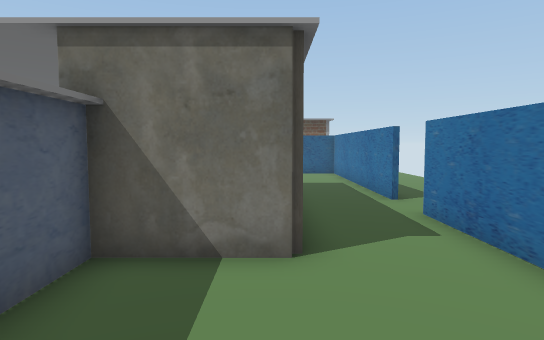
View 1 (above)

16 first-person views from a walk through a Unity game level. The camera is 1.5 m above the floor, tilts 4° down and sees 75° across. The floor is counted in squares, 1 m on a side. Each view is taken from the middle of a square. On the plan, view 1 faces up. The plan holds only what a view shows up to about 16 squares ahead; the rest is blank. The player is left out. Some surface patterns are stand-ins.

View 2
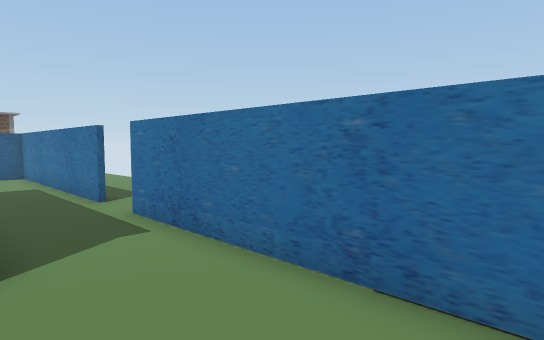

View 3
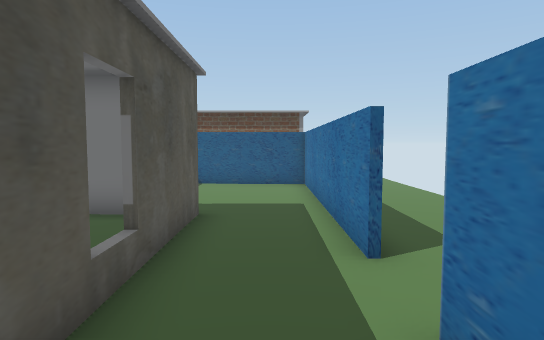

View 4
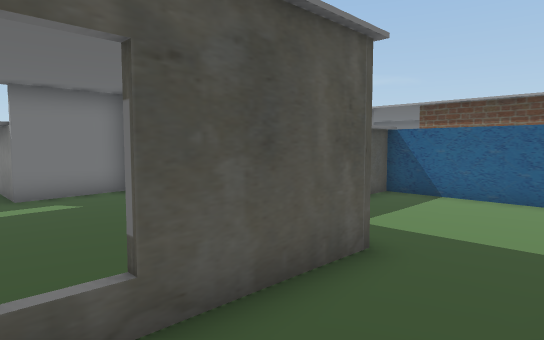

View 5
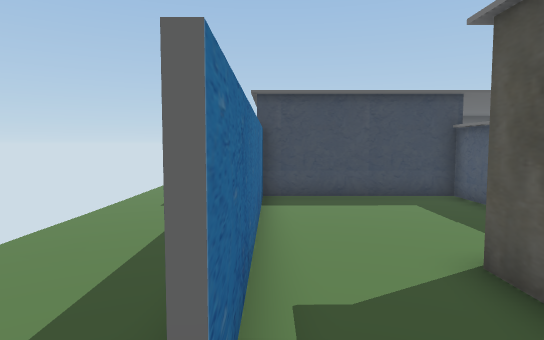

View 6
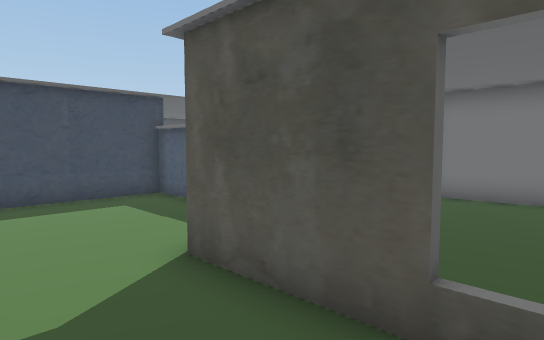

View 7
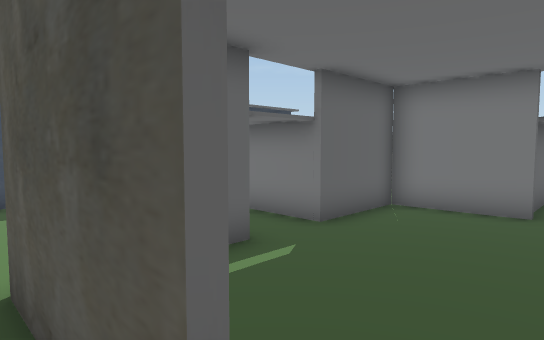

View 8
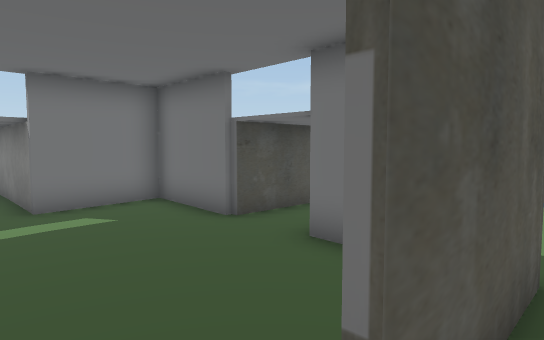

View 9
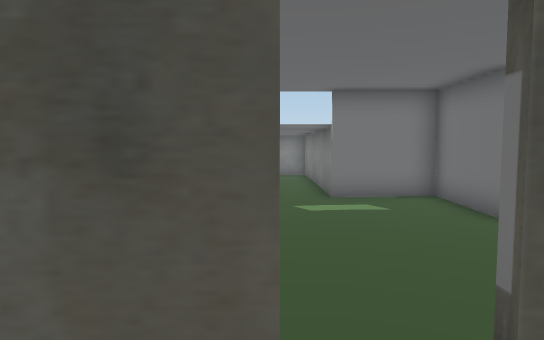

View 10
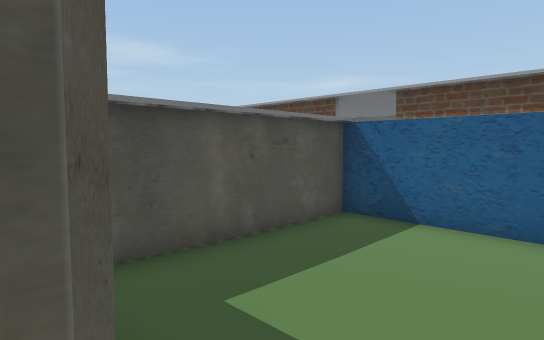

View 11
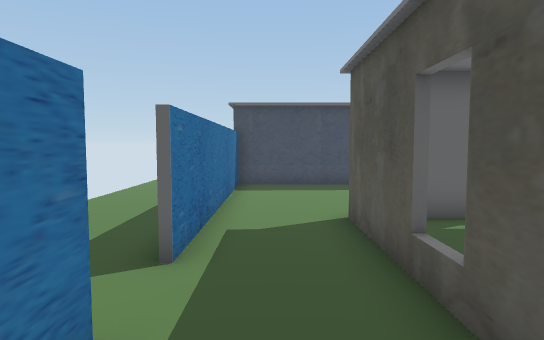

View 12
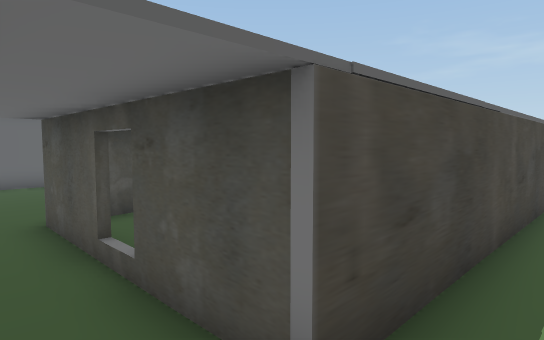

View 13
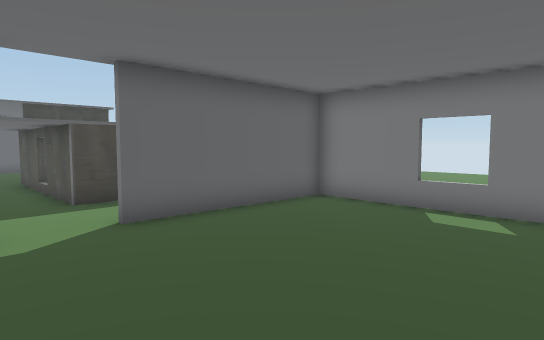

View 14
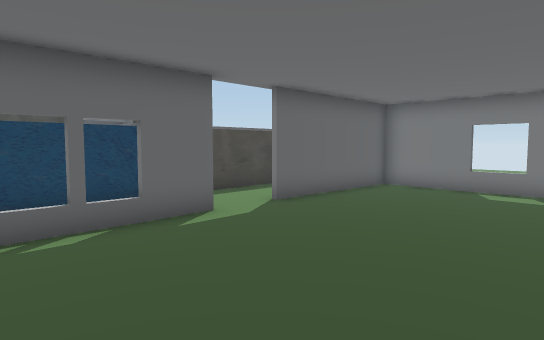

View 15
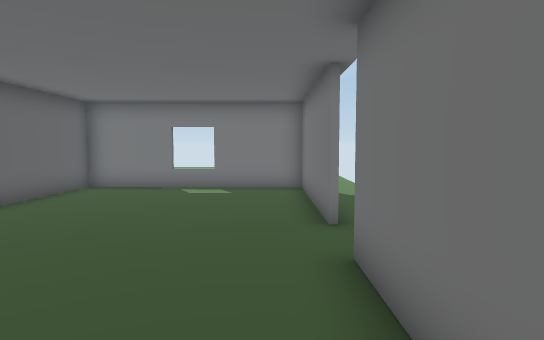

View 16
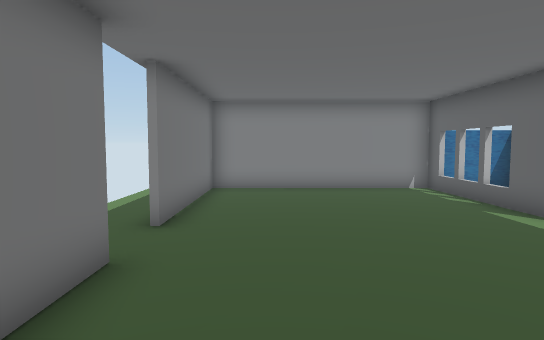

### Floor plan
Ten units are one square. View 1 is at (0, 0); x grows to the right and y downward. Boxes are objects, and circles mark ways between rooms. Rooms are numbered by the first view taken in them; rooms with no view inside come last. Other rooms are left out.
<svg viewBox="-146 -296 185 315">
<path fill="none" stroke="#000" d="M4 -46 -24 -46 -24 -30M-24 -2 -24 14 33 14 33 -36M4 -126 4 -46M33 -95 33 -190M34 -186 -24 -186 -24 -136M33 -36 33 -76M-11 -124 -26 -124M-98 -76 -76 -76 -76 -48 -46 -48 -46 -26M-28 -48 -11 -48M-116 -188 -46 -188 -46 -124 -76 -124 -76 -96 -141 -96M-26 -216 -5 -216M-45 -291 -104 -291 -104 -216 -45 -216M-23 -188 9 -188M33 -216 33 -291 -26 -291M33 -190 33 -211"/>
<circle cx="15" cy="-45" r="3" fill="#2a7"/>
<circle cx="0" cy="-85" r="3" fill="#2a7"/>
<circle cx="-15" cy="-205" r="3" fill="#2a7"/>
<circle cx="-35" cy="-220" r="3" fill="#2a7"/>
<text x="0" y="-20">1</text>
<text x="10" y="-120">2</text>
<text x="-50" y="-110">3</text>
<text x="-30" y="-250">4</text>
</svg>
Room 1 opens to room 2. Room 2 opens to room 3. Room 3 opens to room 4.

Where each view was taken, in squares from view 1:
view 1: 0 up, 0 right, facing up
view 2: 0 up, 0 right, facing up-right
view 3: 5 up, 2 right, facing up
view 4: 8 up, 3 right, facing up-left
view 5: 9 up, 3 right, facing down
view 6: 9 up, 3 right, facing down-left
view 7: 9 up, 1 right, facing down-left
view 8: 8 up, 1 right, facing up-left
view 9: 8 up, 2 right, facing left
view 10: 12 up, 2 right, facing up-left
view 11: 12 up, 2 right, facing down
view 12: 20 up, 3 left, facing down-left
view 13: 28 up, 2 left, facing down-left
view 14: 28 up, 2 right, facing down-left
view 15: 28 up, 2 right, facing left
view 16: 27 up, 9 left, facing right
